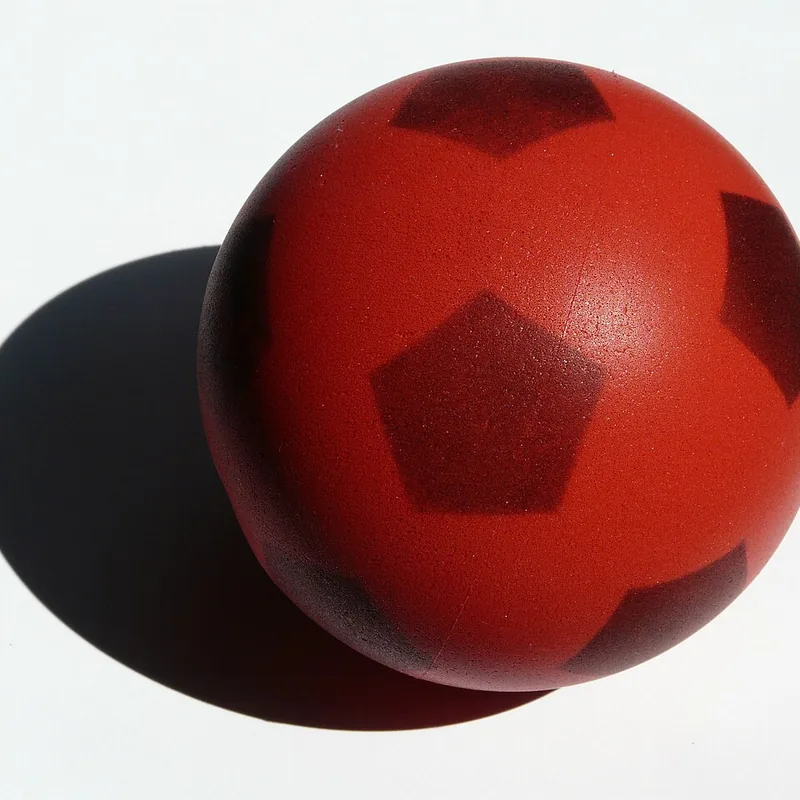
#> input picture img/red-ball.webp, 800 x 800 px
$ python derive_balls.py
#> lines starting #> are read from the running program, lines starting #| are printed output that depends on the picture
"""5-11 switch card without drawings: four real ball photos derived from the CC0 red ball (hue-shifted to yellow/blue, big = full frame, small = 50 %)."""
import os, colorsys
from PIL import Image
ROOT = os.path.dirname(os.path.dirname(os.path.abspath(__file__))); IMG = os.path.join(ROOT, 'img')
src = Image.open(os.path.join(IMG, 'red-ball.webp')).convert('RGB')
#> src is the input picture: PIL image 800x800 RGB; mean R, G, B 154, 106.6, 103
def hue_shift(im, target_h):
#> called with target_h = 0.14
    px = im.load(); out = Image.new('RGB', im.size); po = out.load()
#> after `out = Image.new('RGB', im.size)`: out: PIL image 800x800 RGB; every value is 0
    for y in range(im.size[1]):
        for x in range(im.size[0]):
            r, g, b = px[x, y]; h, s, v = colorsys.rgb_to_hsv(r / 255, g / 255, b / 255)
            if s > 0.25: h = target_h; v = min(1.0, v * (1.35 if target_h < 0.3 else 1.0))   # only the saturated (ball) pixels change colour; yellow needs more light
            rr, gg, bb = colorsys.hsv_to_rgb(h, s, v); po[x, y] = (int(rr * 255), int(gg * 255), int(bb * 255))
    return out
def small(im):
    bg = im.getpixel((10, 10)); canvas = Image.new('RGB', im.size, bg); s = im.resize((im.size[0] // 2, im.size[1] // 2), Image.LANCZOS)
    canvas.paste(s, ((im.size[0] - s.size[0]) // 2, (im.size[1] - s.size[1]) // 2)); return canvas
yellow = hue_shift(src, 0.14); blue = hue_shift(src, 0.60)
#> after `yellow = hue_shift(src, 0.14)`:
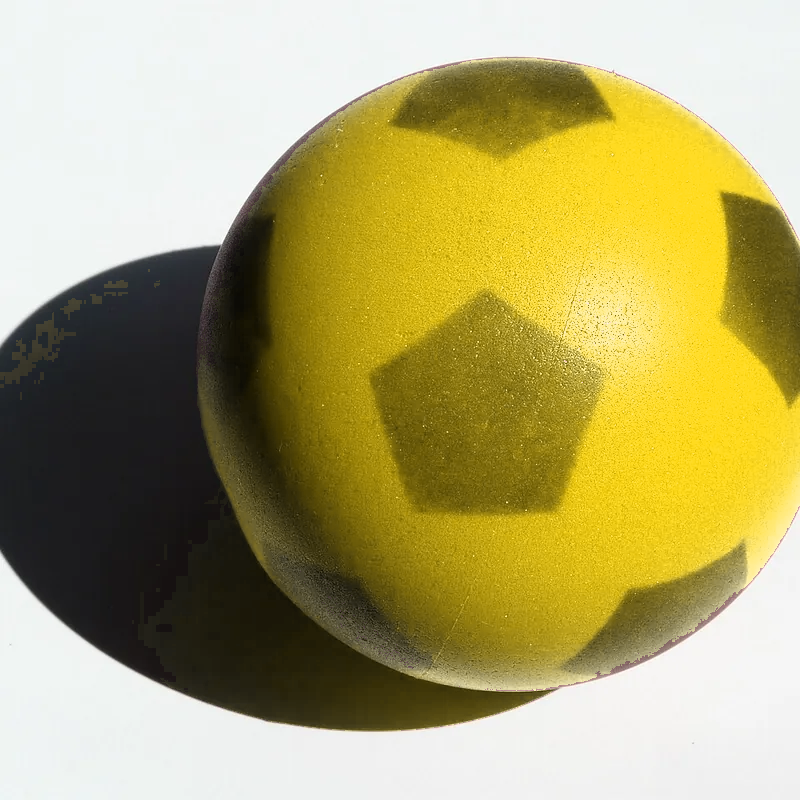
#> yellow: PIL image 800x800 RGB; mean R, G, B 175.5, 165.2, 106.8
#> after `blue = hue_shift(src, 0.6)`:
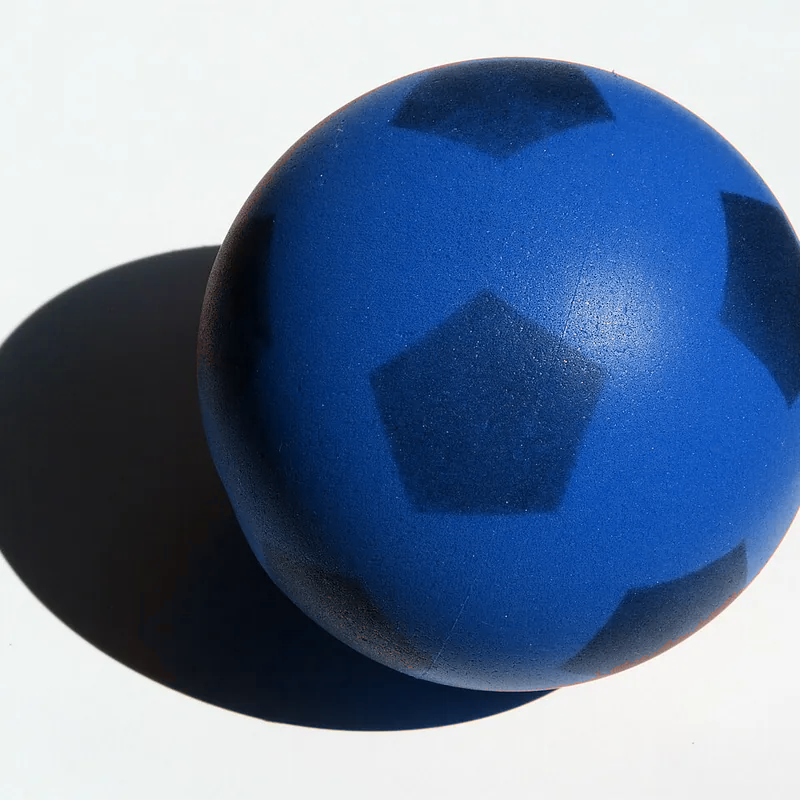
#> blue: PIL image 800x800 RGB; mean R, G, B 102, 123.6, 154.7
for name, im in [('ball-big-yellow', yellow), ('ball-small-yellow', small(yellow)), ('ball-big-blue', blue), ('ball-small-blue', small(blue))]:
#> in small, `bg = im.getpixel((10, 10))`: bg = (240, 245, 243)
#> in small, `canvas = Image.new('RGB', im.size, bg)`:
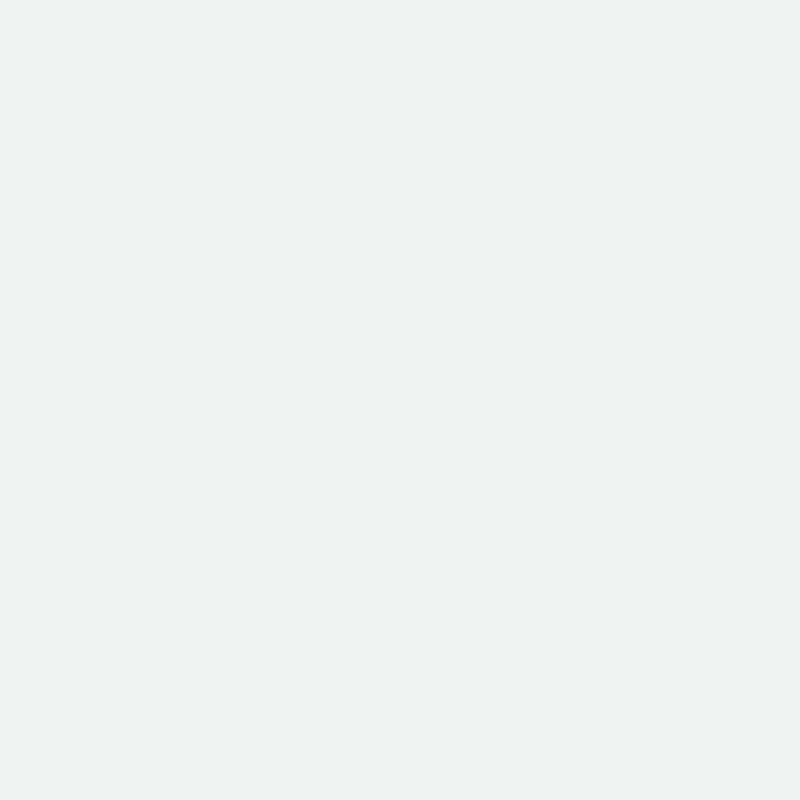
#> canvas: PIL image 800x800 RGB; mean R, G, B 240, 245, 243
    im.save(os.path.join(IMG, name + '.webp'), 'WEBP', quality=82, method=6); print('wrote', name)
#> this loop made 4 passes
#| wrote ball-big-yellow
#| wrote ball-small-yellow
#| wrote ball-big-blue
#| wrote ball-small-blue
#> pass 2, `im.save(os.path.join(IMG, name + '.webp'), 'WEBP', quality=82, method=`:
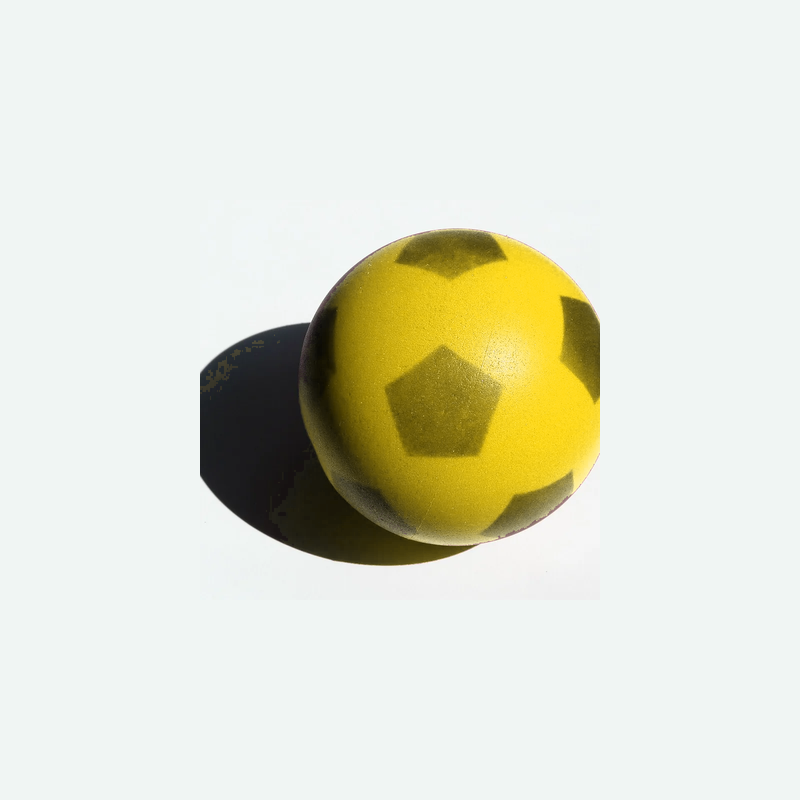
#> saved as ball-small-yellow.webp: PIL image 800x800 RGB; mean R, G, B 223.9, 225.1, 208.9

$ run again, with img/apples-many.webp copied over img/red-ball.webp
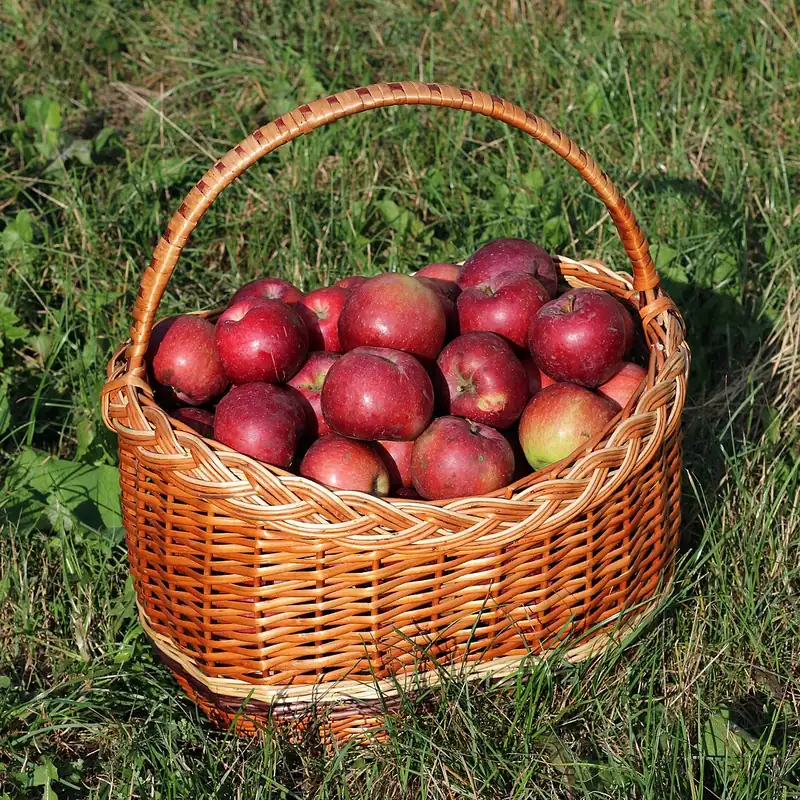
#> input picture img/apples-many.webp, 800 x 800 px
#> src is the input picture: PIL image 800x800 RGB; mean R, G, B 114.9, 91.4, 57.5
#> out: PIL image 800x800 RGB; every value is 0
#> bg = (187, 174, 106)
#> in small, `s = im.resize((im.size[0] // 2, im.size[1] // 2), Image.LANCZOS)`:
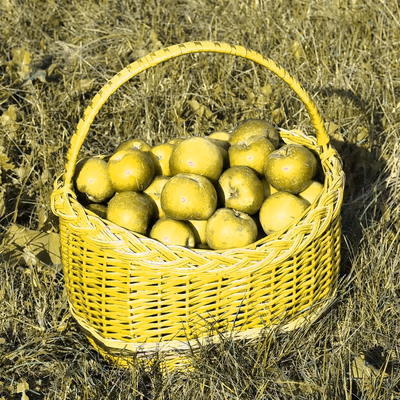
#> s: PIL image 400x400 RGB; mean R, G, B 153.6, 140.5, 70.2
#> bg = (79, 103, 139)
#> in small (call 2), `s = im.resize((im.size[0] // 2, im.size[1] // 2), Image.LANCZOS)`:
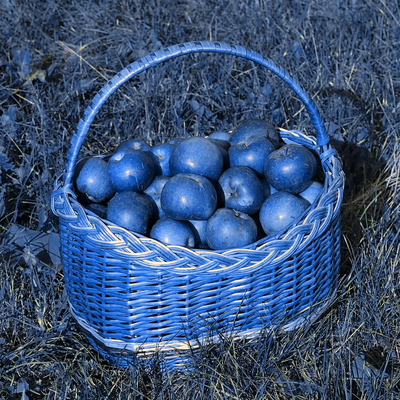
#> s: PIL image 400x400 RGB; mean R, G, B 57.7, 83, 120.4
#> the loop `for name, im in [('ball-big-yellow', yellow), ('ball-small-yellow', sm..` made 4 passes
#> name on passes 1 to 4: 'ball-big-yellow', 'ball-small-yellow', 'ball-big-blue', 'ball-small-blue'
#> (printed output is left out)
